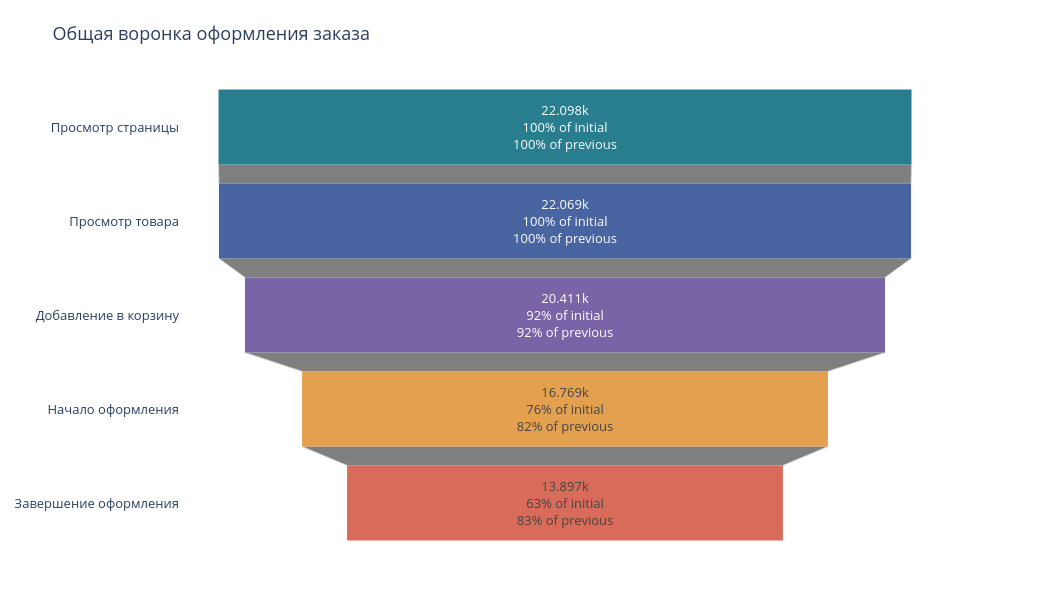

Here is the notebook cell this chart was saved with:
### Code cell
fig = go.Figure(
    go.Funnel(
        y=funnel['step_name'],
        x=funnel['users'],
        textinfo='value+percent initial+percent previous',
        textposition='inside',
        marker=dict(
            color=palette[:5]
        ),
        connector=dict(
            line=dict(color='lightgray', width=1)
        )
    )
)

fig.update_layout(
    title='Общая воронка оформления заказа',
    width=1050,
    height=600,
    font=dict(size=13),
    paper_bgcolor='white',
    plot_bgcolor='white',
    margin=dict(l=180, r=100, t=80, b=50)
)

fig.show()

### Figure 1 — Plotly figure (JSON) as saved in the notebook; plotly's stock layout.template omitted (floating-point values rounded to 4 significant figures)
{"data": [{"connector": {"line": {"color": "lightgray", "width": 1}}, "marker": {"color": ["#287D8E", "#4864A1", "#7864A7", "#E3A04F", "#D86B59"]}, "textinfo": "value+percent initial+percent previous", "textposition": "inside", "type": "funnel", "x": [22098, 22069, 20411, 16769, 13897], "y": ["Просмотр страницы", "Просмотр товара", "Добавление в корзину", "Начало оформления", "Завершение оформления"]}], "layout": {"font": {"size": 13}, "height": 600, "margin": {"b": 50, "l": 180, "r": 100, "t": 80}, "paper_bgcolor": "white", "plot_bgcolor": "white", "title": {"text": "Общая воронка оформления заказа"}, "width": 1050}}
